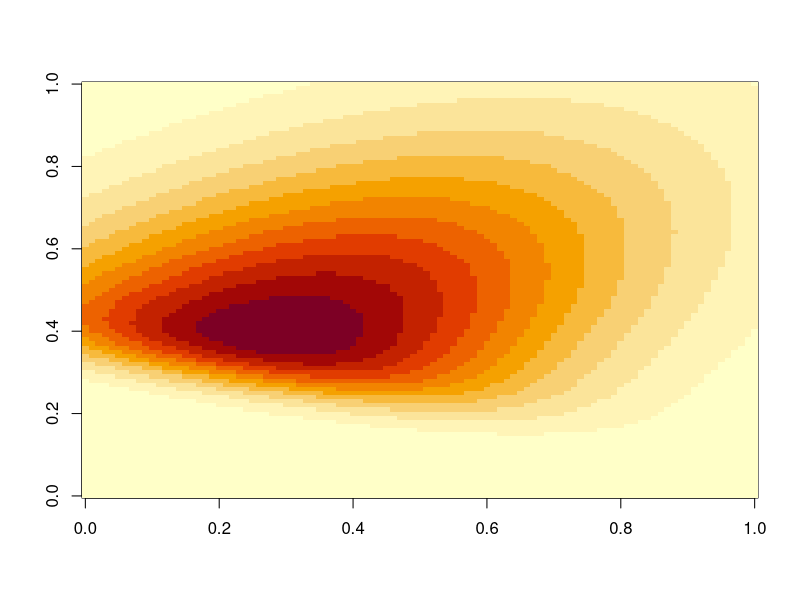
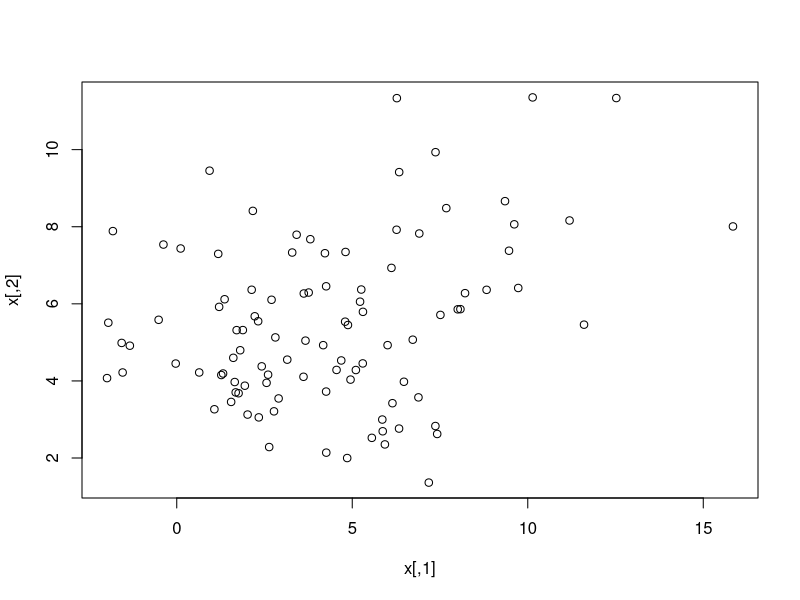

Write R code to recreate these figures, in order.

library(mvtnorm)
library(sn)

# simplified skew normal distribution as defined in the "sn" package
# ------------------------------------------------------------------------------

psn <- function(x, xi, omega, alpha)
    log(2) + dmvnorm(x, mean=xi, sigma=omega, log=TRUE)+pnorm(alpha%*%((x-xi)/sqrt(diag(omega))), log=TRUE)

# parameters
# ------------------------------------------------------------------------------

omega <- matrix(c(16,8,8,12), 2, 2)
alpha <- c(2,6)
xi    <- c(2,3)

# xi    <- c(4.906872e+00, 6.159821e+00)
# omega <- matrix(c(2.547269e+01, 3.171179e+00, 3.171179e+00, 2.547269e+01), 2, 2)
# alpha <- c(2.447269e+01, 2.447269e+01)

# evaluate density function
# ------------------------------------------------------------------------------

psn(c(1,2), xi, omega, alpha)

psn(c(2.75594661,4.700348), xi, omega, alpha)

# plot 2D density
# ------------------------------------------------------------------------------

plot.psn <- function(x,y) {
    m <- matrix(0, length(x), length(y))
    for (i in 1:length(x)) {
        for (j in 1:length(y)) {
            m[i,j] <- exp(psn(c(x[i],y[j]), xi, omega, alpha))
        }
    }
    image(m)
}

plot.psn(seq(0.0,10,length.out=101),
         seq(0.0,10,length.out=101))

# generate samples
# ------------------------------------------------------------------------------

x <- rmsn(100, xi, omega, alpha)
plot(x)

# data used for testing the parameter estimation method
x <- matrix(c(
    2.75594661,  4.700348,
   -0.55700646,  4.045626,
    6.70045102,  3.674610,
    0.42952381,  4.101212,
    6.59284684,  5.367460,
    4.32430179,  3.184627,
    0.64598990,  3.569413,
    6.31916051,  7.392589,
    2.04675683,  4.573011,
    7.82029543,  6.803890,
    3.09984252,  6.548937,
    5.06142204,  5.826152,
    9.06984778,  7.209964,
   -0.99438799,  4.361535,
   11.69984574, 13.438881,
    3.78897263,  4.100087,
    8.35420087, 13.960256,
    9.51603257,  4.896272,
    4.81957848,  5.570699,
    1.31990180,  4.888077,
    3.30109351,  3.307942,
   -0.01949095,  3.526769,
   -3.18444607,  8.465095,
    1.26720672,  6.005733,
    7.10484035, 10.055277,
    8.42091823,  9.113072,
    2.82901870,  4.027918,
    3.67989160,  3.855179,
    4.68795951,  6.820730,
    2.22447088,  5.715902,
    2.03225583,  5.818080,
    1.14186350,  5.493555,
    5.36202013,  9.655484,
    3.07788612,  5.199181,
    1.45947293,  4.724199,
    1.21795930,  3.225744,
   -0.28696571,  5.092004,
    3.90457320,  2.226318,
    4.58833263,  8.801928,
    2.04076021,  3.820850,
    6.16063043,  8.997081,
    2.73871857,  5.590378,
    9.57869898,  4.974781,
    2.78045704,  4.056074,
    8.95642718,  4.809547,
    6.61518318,  3.951484,
    0.98639482,  4.036594,
   -0.38829448,  4.185667,
    0.77141956,  4.346939,
    7.08872957,  4.931766,
    8.01350884,  3.798782,
   10.24393395,  4.244437,
    6.16115692,  6.343796,
    6.25459661,  3.130813,
    9.58238731,  8.162158,
    4.66971461, 10.677059,
    1.84788553,  8.660729,
    4.07800430,  9.379241,
    2.35532387, 10.701049,
    5.69698130,  5.498842,
    6.76664762,  5.074391,
   -1.83894184,  6.797524,
    7.67275951,  2.300542,
    0.28096349,  5.082953,
    0.35184918,  4.592556,
    9.57474386,  6.434783,
    0.23004606,  4.184062,
    9.53220682,  6.490756,
    6.55637517,  3.465605,
    9.07388670,  3.684909,
    5.83393443,  5.814029,
    5.37473026,  5.806414,
    4.16418916,  2.899504,
    9.72103570, 11.901487,
    9.04786447,  4.096438,
    0.51391140,  2.839885,
    4.51356571,  5.757988,
    2.83698717,  3.185261,
    3.13130469,  3.450239,
    5.18343076,  8.955890,
    3.69859097,  4.213072,
    5.26235420,  4.358703,
    4.68233028,  5.065302,
    3.94351170,  6.404511,
    4.71592292,  6.136997,
    2.25378555,  4.212412,
    4.71996431,  6.459409,
    0.84005735,  7.928305,
    2.04174016,  3.677648,
    7.46328759,  3.999967,
    1.50017507,  4.298077,
    8.34068452,  7.818200,
    2.68531625,  5.439663,
    6.04408035,  3.479537,
    2.44772785,  3.766574,
    9.17260944, 10.312474,
    5.94438534,  2.761207,
    3.91245029,  6.756676,
    2.10852175,  5.465862,
    9.47711202,  7.435752 ), 2, 100)
x <- t(x)

# initial parameter values
xi    <- c(1,1)
omega <- matrix(c(2,1,1,2), 2, 2)
alpha <- c(1,1)

xi    <- c(4.906872e+00, 6.159821e+00)
omega <- matrix(c(2.547269e+01, 3.171179e+00, 3.171179e+00, 2.547269e+01), 2, 2)
alpha <- c(2.447269e+01, 2.447269e+01)

objective <- function(x) {
    n <- dim(x)[1]
    r <- 0
    for (i in 1:n) {
        r <- r + psn(x[i,], xi, omega, alpha)
    }
    r - log(n)
}

objective(x)
